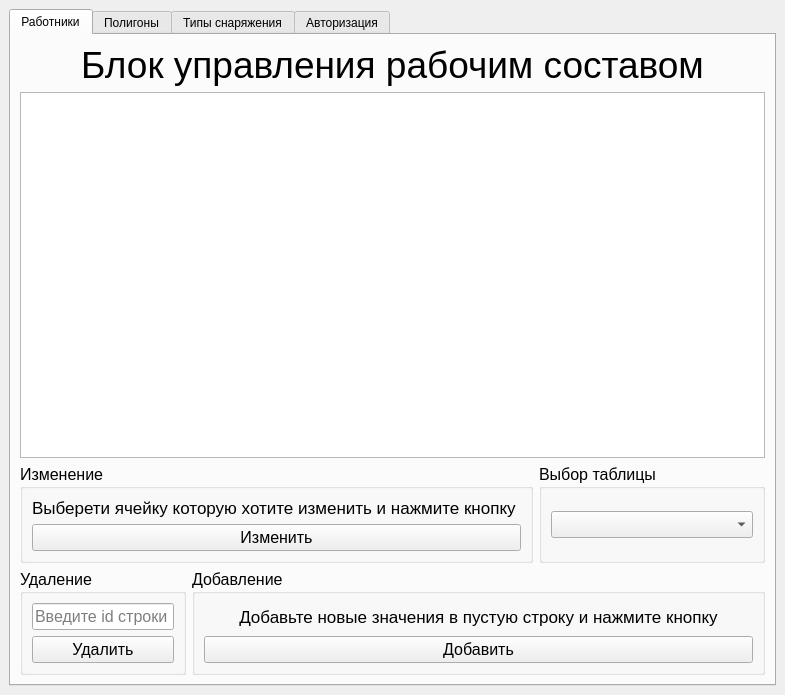
<?xml version="1.0" encoding="UTF-8"?>
<ui version="4.0">
 <class>Comapany</class>
 <widget class="QMainWindow" name="Comapany">
  <property name="geometry">
   <rect>
    <x>0</x>
    <y>0</y>
    <width>785</width>
    <height>695</height>
   </rect>
  </property>
  <property name="windowTitle">
   <string>MainWindow</string>
  </property>
  <widget class="QWidget" name="centralwidget">
   <layout class="QVBoxLayout" name="verticalLayout_41">
    <item>
     <widget class="QTabWidget" name="tabWidget">
      <property name="currentIndex">
       <number>0</number>
      </property>
      <widget class="QWidget" name="tab_2">
       <attribute name="title">
        <string>Работники</string>
       </attribute>
       <layout class="QVBoxLayout" name="verticalLayout_14">
        <item>
         <layout class="QVBoxLayout" name="verticalLayout_13">
          <item>
           <widget class="QLabel" name="label_5">
            <property name="font">
             <font>
              <pointsize>28</pointsize>
             </font>
            </property>
            <property name="text">
             <string>Блок управления рабочим составом</string>
            </property>
            <property name="alignment">
             <set>Qt::AlignCenter</set>
            </property>
           </widget>
          </item>
          <item>
           <widget class="QTableWidget" name="tableWidget_3"/>
          </item>
          <item>
           <layout class="QFormLayout" name="formLayout">
            <item row="0" column="1">
             <widget class="QGroupBox" name="groupBox_2">
              <property name="font">
               <font>
                <pointsize>12</pointsize>
               </font>
              </property>
              <property name="title">
               <string>Выбор таблицы</string>
              </property>
              <layout class="QHBoxLayout" name="horizontalLayout_3">
               <item>
                <layout class="QHBoxLayout" name="horizontalLayout">
                 <item>
                  <widget class="QComboBox" name="comboBox"/>
                 </item>
                </layout>
               </item>
              </layout>
             </widget>
            </item>
            <item row="0" column="0">
             <widget class="QGroupBox" name="groupBox_4">
              <property name="font">
               <font>
                <pointsize>12</pointsize>
               </font>
              </property>
              <property name="title">
               <string>Изменение</string>
              </property>
              <layout class="QVBoxLayout" name="verticalLayout_9">
               <item>
                <layout class="QVBoxLayout" name="verticalLayout_5">
                 <item>
                  <widget class="QLabel" name="label_7">
                   <property name="font">
                    <font>
                     <pointsize>13</pointsize>
                    </font>
                   </property>
                   <property name="text">
                    <string>Выберети ячейку которую хотите изменить и нажмите кнопку </string>
                   </property>
                  </widget>
                 </item>
                 <item>
                  <widget class="QPushButton" name="pushButton_5">
                   <property name="text">
                    <string>Изменить</string>
                   </property>
                  </widget>
                 </item>
                </layout>
               </item>
              </layout>
             </widget>
            </item>
           </layout>
          </item>
          <item>
           <layout class="QFormLayout" name="formLayout_2">
            <item row="0" column="1">
             <widget class="QGroupBox" name="groupBox_6">
              <property name="font">
               <font>
                <pointsize>12</pointsize>
               </font>
              </property>
              <property name="title">
               <string>Добавление</string>
              </property>
              <layout class="QVBoxLayout" name="verticalLayout_12">
               <item>
                <layout class="QVBoxLayout" name="verticalLayout_11">
                 <item>
                  <widget class="QLabel" name="label_8">
                   <property name="font">
                    <font>
                     <pointsize>13</pointsize>
                    </font>
                   </property>
                   <property name="text">
                    <string>Добавьте новые значения в пустую строку и нажмите кнопку</string>
                   </property>
                   <property name="alignment">
                    <set>Qt::AlignCenter</set>
                   </property>
                   <property name="wordWrap">
                    <bool>true</bool>
                   </property>
                  </widget>
                 </item>
                 <item>
                  <widget class="QPushButton" name="pushButton_7">
                   <property name="text">
                    <string>Добавить</string>
                   </property>
                  </widget>
                 </item>
                </layout>
               </item>
              </layout>
             </widget>
            </item>
            <item row="0" column="0">
             <widget class="QGroupBox" name="groupBox_5">
              <property name="font">
               <font>
                <pointsize>12</pointsize>
               </font>
              </property>
              <property name="title">
               <string>Удаление</string>
              </property>
              <layout class="QHBoxLayout" name="horizontalLayout_4">
               <item>
                <layout class="QVBoxLayout" name="verticalLayout_10">
                 <item>
                  <widget class="QLineEdit" name="lineEdit">
                   <property name="readOnly">
                    <bool>false</bool>
                   </property>
                   <property name="placeholderText">
                    <string>Введите id строки</string>
                   </property>
                  </widget>
                 </item>
                 <item>
                  <widget class="QPushButton" name="pushButton_6">
                   <property name="text">
                    <string>Удалить</string>
                   </property>
                  </widget>
                 </item>
                </layout>
               </item>
              </layout>
             </widget>
            </item>
           </layout>
          </item>
         </layout>
        </item>
       </layout>
      </widget>
      <widget class="QWidget" name="tab_3">
       <attribute name="title">
        <string>Полигоны</string>
       </attribute>
       <layout class="QVBoxLayout" name="verticalLayout_21">
        <item>
         <layout class="QVBoxLayout" name="verticalLayout_20">
          <item>
           <widget class="QLabel" name="label_6">
            <property name="font">
             <font>
              <pointsize>28</pointsize>
             </font>
            </property>
            <property name="text">
             <string>Блок управления полигонами</string>
            </property>
            <property name="alignment">
             <set>Qt::AlignCenter</set>
            </property>
           </widget>
          </item>
          <item>
           <widget class="QTableWidget" name="tableWidget_4"/>
          </item>
          <item>
           <layout class="QFormLayout" name="formLayout_3">
            <item row="0" column="0">
             <widget class="QGroupBox" name="groupBox_7">
              <property name="font">
               <font>
                <pointsize>12</pointsize>
               </font>
              </property>
              <property name="title">
               <string>Изменение</string>
              </property>
              <layout class="QVBoxLayout" name="verticalLayout_15">
               <item>
                <layout class="QVBoxLayout" name="verticalLayout_16">
                 <item>
                  <widget class="QLabel" name="label_9">
                   <property name="font">
                    <font>
                     <pointsize>13</pointsize>
                    </font>
                   </property>
                   <property name="text">
                    <string>Выберети ячейку которую хотите изменить и нажмите кнопку </string>
                   </property>
                  </widget>
                 </item>
                 <item>
                  <widget class="QPushButton" name="pushButton_8">
                   <property name="text">
                    <string>Изменить</string>
                   </property>
                  </widget>
                 </item>
                </layout>
               </item>
              </layout>
             </widget>
            </item>
            <item row="0" column="1">
             <widget class="QGroupBox" name="groupBox_8">
              <property name="font">
               <font>
                <pointsize>12</pointsize>
               </font>
              </property>
              <property name="title">
               <string>Удаление</string>
              </property>
              <layout class="QHBoxLayout" name="horizontalLayout_6">
               <item>
                <layout class="QVBoxLayout" name="verticalLayout_17">
                 <item>
                  <widget class="QLineEdit" name="lineEdit_2">
                   <property name="readOnly">
                    <bool>false</bool>
                   </property>
                   <property name="placeholderText">
                    <string>Введите id строки</string>
                   </property>
                  </widget>
                 </item>
                 <item>
                  <widget class="QPushButton" name="pushButton_9">
                   <property name="text">
                    <string>Удалить</string>
                   </property>
                  </widget>
                 </item>
                </layout>
               </item>
              </layout>
             </widget>
            </item>
           </layout>
          </item>
          <item>
           <widget class="QGroupBox" name="groupBox_9">
            <property name="font">
             <font>
              <pointsize>12</pointsize>
             </font>
            </property>
            <property name="title">
             <string>Добавление</string>
            </property>
            <layout class="QVBoxLayout" name="verticalLayout_18">
             <item>
              <layout class="QVBoxLayout" name="verticalLayout_19">
               <item>
                <widget class="QLabel" name="label_10">
                 <property name="font">
                  <font>
                   <pointsize>13</pointsize>
                  </font>
                 </property>
                 <property name="text">
                  <string>Добавьте новые значения в пустую строку и нажмите кнопку</string>
                 </property>
                 <property name="alignment">
                  <set>Qt::AlignCenter</set>
                 </property>
                 <property name="wordWrap">
                  <bool>true</bool>
                 </property>
                </widget>
               </item>
               <item>
                <widget class="QPushButton" name="pushButton_10">
                 <property name="text">
                  <string>Добавить</string>
                 </property>
                </widget>
               </item>
              </layout>
             </item>
            </layout>
           </widget>
          </item>
         </layout>
        </item>
        <item>
         <widget class="QPushButton" name="pushButton_3">
          <property name="font">
           <font>
            <pointsize>12</pointsize>
           </font>
          </property>
          <property name="text">
           <string>Экспортировать отчёт</string>
          </property>
         </widget>
        </item>
       </layout>
      </widget>
      <widget class="QWidget" name="tab_6">
       <attribute name="title">
        <string>Типы снаряжения</string>
       </attribute>
       <layout class="QVBoxLayout" name="verticalLayout_33">
        <item>
         <layout class="QVBoxLayout" name="verticalLayout_22">
          <item>
           <widget class="QLabel" name="label_12">
            <property name="font">
             <font>
              <pointsize>28</pointsize>
             </font>
            </property>
            <property name="text">
             <string>Блок управления типами снаржения</string>
            </property>
            <property name="alignment">
             <set>Qt::AlignCenter</set>
            </property>
           </widget>
          </item>
          <item>
           <widget class="QTableWidget" name="tableWidget_5"/>
          </item>
          <item>
           <layout class="QFormLayout" name="formLayout_4">
            <item row="0" column="0">
             <widget class="QGroupBox" name="groupBox_13">
              <property name="font">
               <font>
                <pointsize>12</pointsize>
               </font>
              </property>
              <property name="title">
               <string>Изменение</string>
              </property>
              <layout class="QVBoxLayout" name="verticalLayout_28">
               <item>
                <layout class="QVBoxLayout" name="verticalLayout_29">
                 <item>
                  <widget class="QLabel" name="label_13">
                   <property name="font">
                    <font>
                     <pointsize>13</pointsize>
                    </font>
                   </property>
                   <property name="text">
                    <string>Выберети ячейку которую хотите изменить и нажмите кнопку </string>
                   </property>
                  </widget>
                 </item>
                 <item>
                  <widget class="QPushButton" name="pushButton_14">
                   <property name="text">
                    <string>Изменить</string>
                   </property>
                  </widget>
                 </item>
                </layout>
               </item>
              </layout>
             </widget>
            </item>
            <item row="0" column="1">
             <widget class="QGroupBox" name="groupBox_14">
              <property name="font">
               <font>
                <pointsize>12</pointsize>
               </font>
              </property>
              <property name="title">
               <string>Удаление</string>
              </property>
              <layout class="QHBoxLayout" name="horizontalLayout_10">
               <item>
                <layout class="QVBoxLayout" name="verticalLayout_30">
                 <item>
                  <widget class="QLineEdit" name="lineEdit_5">
                   <property name="readOnly">
                    <bool>false</bool>
                   </property>
                   <property name="placeholderText">
                    <string>Введите id строки</string>
                   </property>
                  </widget>
                 </item>
                 <item>
                  <widget class="QPushButton" name="pushButton_15">
                   <property name="text">
                    <string>Удалить</string>
                   </property>
                  </widget>
                 </item>
                </layout>
               </item>
              </layout>
             </widget>
            </item>
           </layout>
          </item>
          <item>
           <widget class="QGroupBox" name="groupBox_15">
            <property name="font">
             <font>
              <pointsize>12</pointsize>
             </font>
            </property>
            <property name="title">
             <string>Добавление</string>
            </property>
            <layout class="QVBoxLayout" name="verticalLayout_31">
             <item>
              <layout class="QVBoxLayout" name="verticalLayout_32">
               <item>
                <widget class="QLabel" name="label_14">
                 <property name="font">
                  <font>
                   <pointsize>13</pointsize>
                  </font>
                 </property>
                 <property name="text">
                  <string>Добавьте новые значения в пустую строку и нажмите кнопку</string>
                 </property>
                 <property name="alignment">
                  <set>Qt::AlignCenter</set>
                 </property>
                 <property name="wordWrap">
                  <bool>true</bool>
                 </property>
                </widget>
               </item>
               <item>
                <widget class="QPushButton" name="pushButton_16">
                 <property name="text">
                  <string>Добавить</string>
                 </property>
                </widget>
               </item>
              </layout>
             </item>
            </layout>
           </widget>
          </item>
         </layout>
        </item>
        <item>
         <widget class="QPushButton" name="pushButton_2">
          <property name="font">
           <font>
            <pointsize>12</pointsize>
           </font>
          </property>
          <property name="text">
           <string>Экспортировать отчёт</string>
          </property>
         </widget>
        </item>
       </layout>
      </widget>
      <widget class="QWidget" name="tab_7">
       <attribute name="title">
        <string>Авторизация</string>
       </attribute>
       <layout class="QVBoxLayout" name="verticalLayout_40">
        <item>
         <layout class="QVBoxLayout" name="verticalLayout_34">
          <item>
           <widget class="QLabel" name="label_15">
            <property name="font">
             <font>
              <pointsize>28</pointsize>
             </font>
            </property>
            <property name="text">
             <string>Блок управления данными авторизации</string>
            </property>
            <property name="alignment">
             <set>Qt::AlignCenter</set>
            </property>
           </widget>
          </item>
          <item>
           <widget class="QTableWidget" name="tableWidget_6"/>
          </item>
          <item>
           <layout class="QFormLayout" name="formLayout_5">
            <item row="0" column="0">
             <widget class="QGroupBox" name="groupBox_16">
              <property name="font">
               <font>
                <pointsize>12</pointsize>
               </font>
              </property>
              <property name="title">
               <string>Изменение</string>
              </property>
              <layout class="QVBoxLayout" name="verticalLayout_35">
               <item>
                <layout class="QVBoxLayout" name="verticalLayout_36">
                 <item>
                  <widget class="QLabel" name="label_16">
                   <property name="font">
                    <font>
                     <pointsize>13</pointsize>
                    </font>
                   </property>
                   <property name="text">
                    <string>Выберети ячейку которую хотите изменить и нажмите кнопку </string>
                   </property>
                  </widget>
                 </item>
                 <item>
                  <widget class="QPushButton" name="pushButton_17">
                   <property name="text">
                    <string>Изменить</string>
                   </property>
                  </widget>
                 </item>
                </layout>
               </item>
              </layout>
             </widget>
            </item>
            <item row="0" column="1">
             <widget class="QGroupBox" name="groupBox_17">
              <property name="font">
               <font>
                <pointsize>12</pointsize>
               </font>
              </property>
              <property name="title">
               <string>Удаление</string>
              </property>
              <layout class="QHBoxLayout" name="horizontalLayout_11">
               <item>
                <layout class="QVBoxLayout" name="verticalLayout_37">
                 <item>
                  <widget class="QLineEdit" name="lineEdit_7">
                   <property name="readOnly">
                    <bool>false</bool>
                   </property>
                   <property name="placeholderText">
                    <string>Введите id строки</string>
                   </property>
                  </widget>
                 </item>
                 <item>
                  <widget class="QPushButton" name="pushButton_18">
                   <property name="text">
                    <string>Удалить</string>
                   </property>
                  </widget>
                 </item>
                </layout>
               </item>
              </layout>
             </widget>
            </item>
           </layout>
          </item>
          <item>
           <widget class="QGroupBox" name="groupBox_18">
            <property name="font">
             <font>
              <pointsize>12</pointsize>
             </font>
            </property>
            <property name="title">
             <string>Добавление</string>
            </property>
            <layout class="QVBoxLayout" name="verticalLayout_38">
             <item>
              <layout class="QVBoxLayout" name="verticalLayout_39">
               <item>
                <widget class="QLabel" name="label_17">
                 <property name="font">
                  <font>
                   <pointsize>13</pointsize>
                  </font>
                 </property>
                 <property name="text">
                  <string>Добавьте новые значения в пустую строку и нажмите кнопку</string>
                 </property>
                 <property name="alignment">
                  <set>Qt::AlignCenter</set>
                 </property>
                 <property name="wordWrap">
                  <bool>true</bool>
                 </property>
                </widget>
               </item>
               <item>
                <widget class="QPushButton" name="pushButton_19">
                 <property name="text">
                  <string>Добавить</string>
                 </property>
                </widget>
               </item>
              </layout>
             </item>
            </layout>
           </widget>
          </item>
         </layout>
        </item>
        <item>
         <widget class="QPushButton" name="pushButton">
          <property name="font">
           <font>
            <pointsize>12</pointsize>
           </font>
          </property>
          <property name="text">
           <string>Экспортировать отчёт</string>
          </property>
         </widget>
        </item>
       </layout>
      </widget>
     </widget>
    </item>
   </layout>
  </widget>
 </widget>
 <resources/>
 <connections/>
</ui>
